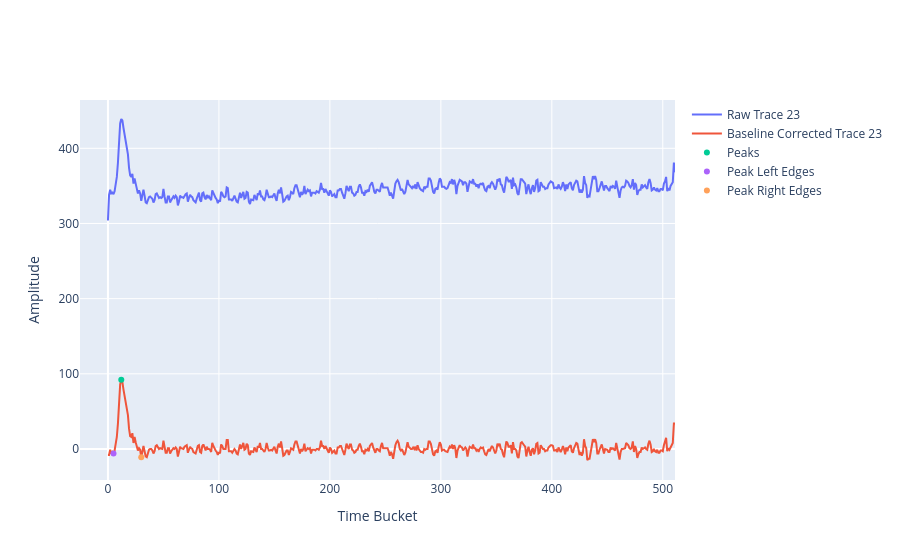

The notebook cell this image was saved under:
### Markdown cell above
### Analyzing

Now that we've loaded our data, it's time to do some analysis! Step one is just to see what some traces look like, without any analysis at all. Again here, we're going to pick a random trace to look at, but you may want to pick a specific trace depending on your needs.

### Code cell
trace_number = random.randint(0, len(event_data))
# trace_number = find_trace_from_padid(event, 397)
raw_trace_data = event_data[trace_number]
time_bucket_range = np.arange(start=0, stop=512)

fig = go.Figure()
fig.add_trace(
    go.Scatter(x=time_bucket_range, y=raw_trace_data[GET_DATA_TRACE_START:GET_DATA_TRACE_STOP], mode="lines", name=f"Raw Trace {trace_number}")
)
fig.add_trace(
    go.Scatter(x=time_bucket_range, y=event.traces[trace_number].trace, mode="lines",name=f"Baseline Corrected Trace {trace_number}")
)
print(f"Trace Number: {trace_number}")
print(f"Trace Hardware: {event.traces[trace_number].hw_id}")
peak_amps = []
peak_cents = []
peak_left = []
peak_left_amps = []
peak_right = []
peak_right_amps = []
for peak in event.traces[trace_number].get_peaks():
    peak_amps.append(peak.amplitude)
    peak_cents.append(np.floor(peak.centroid))
    peak_left.append(peak.positive_inflection)
    peak_right.append(peak.negative_inflection)
    peak_left_amps.append(event.traces[trace_number].trace[int(peak.positive_inflection)])
    peak_right_amps.append(event.traces[trace_number].trace[int(peak.negative_inflection)])
print(f"Peak centroids: {peak_cents}")
fig.add_trace(
    go.Scatter(x=peak_cents, y=peak_amps, mode="markers", name="Peaks")
)
fig.add_trace(
    go.Scatter(x=peak_left, y=peak_left_amps, mode="markers", name="Peak Left Edges")
)
fig.add_trace(
    go.Scatter(x=peak_right, y=peak_right_amps, mode="markers", name="Peak Right Edges")
)
fig.update_legends()
fig.update_layout(
    xaxis_title="Time Bucket",
    yaxis_title="Amplitude",
    showlegend=True
)
fig.show()

### Figure 1 — Plotly figure (JSON) as saved in the notebook; plotly's stock layout.template omitted (floating-point values rounded to 4 significant figures; data arrays with more than 128 entries replaced by an {"elided": "..."} marker saying what was removed)
{"data": [{"mode": "lines", "name": "Raw Trace 23", "type": "scatter", "x": {"elided": "512 int values"}, "y": {"elided": "512 int values"}}, {"mode": "lines", "name": "Baseline Corrected Trace 23", "type": "scatter", "x": {"elided": "512 int values"}, "y": {"elided": "512 int values"}}, {"mode": "markers", "name": "Peaks", "type": "scatter", "x": [12], "y": [92]}, {"mode": "markers", "name": "Peak Left Edges", "type": "scatter", "x": [5], "y": [-6]}, {"mode": "markers", "name": "Peak Right Edges", "type": "scatter", "x": [30], "y": [-11]}], "layout": {"autosize": true, "showlegend": true, "xaxis": {"autorange": true, "range": [-23.48, 511], "title": {"text": "Time Bucket"}, "type": "linear"}, "yaxis": {"autorange": true, "range": [-47.26, 464.6], "title": {"text": "Amplitude"}, "type": "linear"}}}
